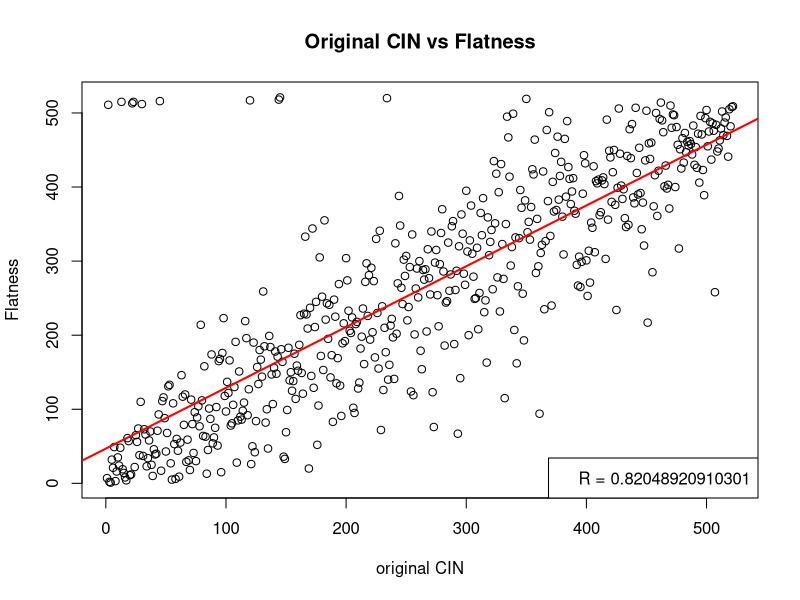

Here is the R script that generated this plot:
a <- c(7, 511, 2, 1, 32, 21, 49, 3, 16, 35, 24, 48, 515, 19, 14, 8, 4, 61, 57, 11, 12, 513, 515, 22, 65, 56, 74, 38, 110, 512, 37, 73, 66, 23, 34, 58, 70, 25, 10, 46, 39, 40, 71, 93, 516, 17, 111, 116, 88, 43, 68, 131, 133, 27, 5, 108, 53, 6, 60, 44, 9, 55, 146, 117, 79, 120, 29, 59, 31, 18, 113, 80, 41, 96, 30, 89, 104, 77, 214, 112, 64, 158, 63, 13, 45, 101, 87, 174, 54, 62, 75, 103, 51, 165, 168, 15, 176, 223, 118, 97, 137, 122, 166, 78, 81, 106, 130, 191, 28, 85, 151, 90, 86, 98, 109, 219, 196, 92, 127, 517, 26, 50, 190, 42, 84, 157, 134, 180, 167, 144, 259, 185, 82, 100, 47, 199, 184, 147, 107, 156, 178, 148, 171, 518, 521, 181, 164, 36, 33, 69, 99, 183, 139, 150, 125, 138, 175, 114, 159, 152, 187, 227, 149, 121, 229, 333, 228, 209, 20, 237, 145, 344, 129, 211, 245, 52, 105, 305, 172, 252, 153, 355, 221, 243, 195, 241, 143, 173, 83, 248, 225, 135, 169, 269, 132, 91, 189, 216, 192, 304, 274, 233, 206, 203, 224, 102, 95, 215, 218, 128, 136, 182, 198, 236, 161, 272, 297, 226, 281, 194, 291, 204, 273, 170, 330, 230, 155, 341, 72, 239, 126, 210, 177, 520, 140, 160, 213, 222, 197, 141, 324, 202, 270, 388, 348, 264, 242, 302, 280, 307, 220, 238, 292, 124, 336, 119, 201, 263, 290, 251, 300, 179, 154, 288, 275, 289, 205, 316, 277, 255, 340, 123, 76, 298, 315, 254, 212, 296, 338, 370, 286, 186, 244, 246, 325, 260, 282, 347, 354, 188, 261, 287, 67, 320, 142, 363, 337, 283, 268, 395, 313, 200, 328, 375, 310, 279, 249, 250, 318, 208, 257, 365, 335, 385, 231, 247, 163, 359, 308, 326, 342, 262, 435, 351, 418, 278, 393, 232, 431, 323, 276, 115, 350, 495, 467, 414, 294, 319, 499, 207, 332, 162, 266, 331, 396, 372, 256, 193, 382, 519, 339, 353, 329, 373, 424, 417, 464, 284, 357, 293, 94, 311, 322, 421, 235, 327, 477, 381, 501, 334, 240, 407, 367, 446, 369, 468, 383, 415, 434, 360, 309, 465, 387, 489, 427, 411, 377, 394, 412, 368, 364, 295, 267, 306, 265, 299, 391, 443, 432, 301, 253, 314, 271, 352, 345, 428, 312, 408, 405, 410, 362, 366, 409, 413, 404, 303, 491, 356, 449, 440, 380, 420, 450, 376, 234, 399, 506, 445, 402, 384, 397, 358, 346, 442, 349, 478, 439, 485, 386, 378, 507, 419, 390, 453, 392, 343, 379, 321, 436, 503, 217, 459, 438, 460, 285, 374, 416, 500, 361, 422, 492, 514, 490, 474, 401, 429, 398, 403, 371, 510, 480, 498, 497, 400, 481, 457, 317, 451, 425, 466, 433, 473, 447, 461, 456, 462, 458, 444, 483, 430, 454, 426, 472, 406, 496, 471, 423, 389, 493, 504, 455, 475, 488, 437, 486, 476, 258, 484, 448, 452, 463, 479, 502, 470, 487, 494, 469, 441, 505, 482, 508, 509)



r <- cor(1:length(a), a)
regl <- lm(1:length(a)~a)
plot(a, main='Original CIN vs Flatness', xlab='original CIN', ylab='Flatness')
abline(regl, col='red', lwd=2)
legend('bottomright', paste0('R = ', r))